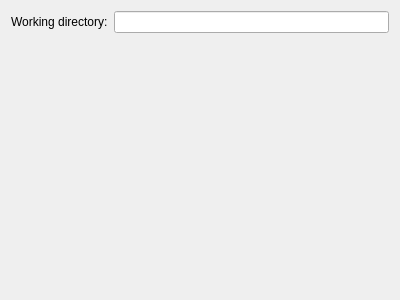
<?xml version="1.0" encoding="UTF-8"?>
<ui version="4.0">
 <class>Nim::NimCompilerCleanStepConfigWidget</class>
 <widget class="QWidget" name="Nim::NimCompilerCleanStepConfigWidget">
  <property name="geometry">
   <rect>
    <x>0</x>
    <y>0</y>
    <width>400</width>
    <height>300</height>
   </rect>
  </property>
  <property name="windowTitle">
   <string/>
  </property>
  <layout class="QVBoxLayout" name="verticalLayout">
   <item>
    <layout class="QFormLayout" name="formLayout">
     <item row="0" column="0">
      <widget class="QLabel" name="workingDirectoryLabel">
       <property name="text">
        <string>Working directory:</string>
       </property>
      </widget>
     </item>
     <item row="0" column="1">
      <widget class="QLineEdit" name="workingDirectoryLineEdit">
       <property name="readOnly">
        <bool>true</bool>
       </property>
      </widget>
     </item>
    </layout>
   </item>
  </layout>
 </widget>
 <resources/>
 <connections/>
</ui>
